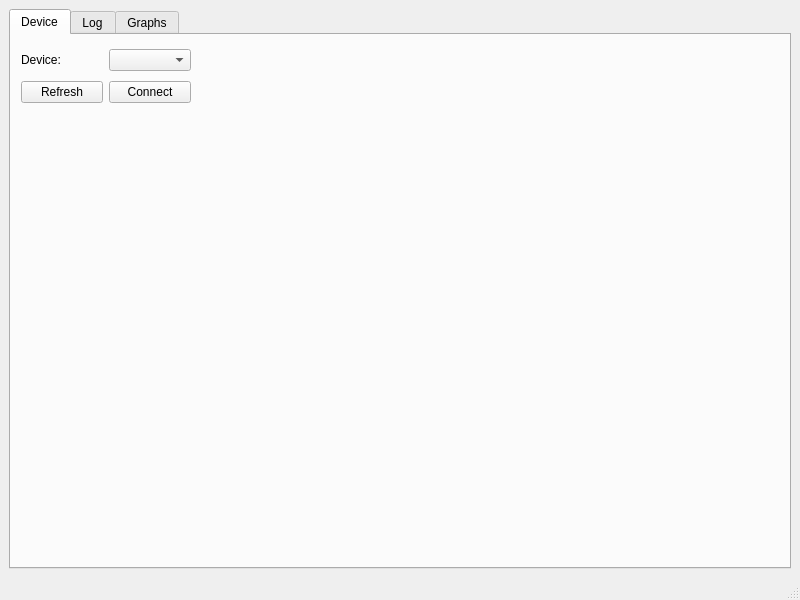
<?xml version="1.0" encoding="UTF-8"?>
<ui version="4.0">
 <class>MainWindow</class>
 <widget class="QMainWindow" name="MainWindow">
  <property name="geometry">
   <rect>
    <x>0</x>
    <y>0</y>
    <width>800</width>
    <height>600</height>
   </rect>
  </property>
  <property name="windowTitle">
   <string>MainWindow</string>
  </property>
  <widget class="QWidget" name="centralwidget">
   <layout class="QGridLayout" name="gridLayout">
    <item row="1" column="0">
     <widget class="QTabWidget" name="tabWidget">
      <property name="currentIndex">
       <number>0</number>
      </property>
      <widget class="QWidget" name="tab">
       <attribute name="title">
        <string>Device</string>
       </attribute>
       <widget class="QWidget" name="layoutWidget">
        <property name="geometry">
         <rect>
          <x>10</x>
          <y>10</y>
          <width>170</width>
          <height>62</height>
         </rect>
        </property>
        <layout class="QVBoxLayout" name="verticalLayout">
         <item>
          <layout class="QHBoxLayout" name="horizontalLayout">
           <item>
            <widget class="QLabel" name="label">
             <property name="text">
              <string>Device:</string>
             </property>
            </widget>
           </item>
           <item>
            <widget class="QComboBox" name="devSelectComboBox"/>
           </item>
          </layout>
         </item>
         <item>
          <layout class="QHBoxLayout" name="horizontalLayout_2">
           <item>
            <widget class="QPushButton" name="devRefreshPushButton">
             <property name="text">
              <string>Refresh</string>
             </property>
            </widget>
           </item>
           <item>
            <widget class="QPushButton" name="devConnectPushButton">
             <property name="text">
              <string>Connect</string>
             </property>
            </widget>
           </item>
          </layout>
         </item>
        </layout>
       </widget>
      </widget>
      <widget class="QWidget" name="tab_2">
       <attribute name="title">
        <string>Log</string>
       </attribute>
       <layout class="QGridLayout" name="gridLayout_2">
        <item row="0" column="0">
         <layout class="QVBoxLayout" name="verticalLayout_2">
          <item>
           <widget class="QTextBrowser" name="logTextBrowser"/>
          </item>
          <item>
           <layout class="QHBoxLayout" name="horizontalLayout_3">
            <item>
             <widget class="QRadioButton" name="radioButton">
              <property name="text">
               <string>Log</string>
              </property>
             </widget>
            </item>
            <item>
             <spacer name="horizontalSpacer">
              <property name="orientation">
               <enum>Qt::Horizontal</enum>
              </property>
              <property name="sizeHint" stdset="0">
               <size>
                <width>40</width>
                <height>20</height>
               </size>
              </property>
             </spacer>
            </item>
           </layout>
          </item>
         </layout>
        </item>
       </layout>
      </widget>
      <widget class="QWidget" name="tab_3">
       <attribute name="title">
        <string>Graphs</string>
       </attribute>
       <layout class="QGridLayout" name="gridLayout_3">
        <item row="0" column="0">
         <layout class="QVBoxLayout" name="verticalLayout_3">
          <item>
           <widget class="QCustomPlot" name="voltPlot" native="true"/>
          </item>
          <item>
           <widget class="QCustomPlot" name="ampPlot" native="true"/>
          </item>
          <item>
           <widget class="QCustomPlot" name="wattPlot" native="true"/>
          </item>
         </layout>
        </item>
       </layout>
      </widget>
     </widget>
    </item>
   </layout>
  </widget>
  <widget class="QMenuBar" name="menubar">
   <property name="geometry">
    <rect>
     <x>0</x>
     <y>0</y>
     <width>800</width>
     <height>22</height>
    </rect>
   </property>
  </widget>
  <widget class="QStatusBar" name="statusbar"/>
 </widget>
 <customwidgets>
  <customwidget>
   <class>QCustomPlot</class>
   <extends>QWidget</extends>
   <header>qcustomplot.h</header>
   <container>1</container>
  </customwidget>
 </customwidgets>
 <resources/>
 <connections/>
</ui>
